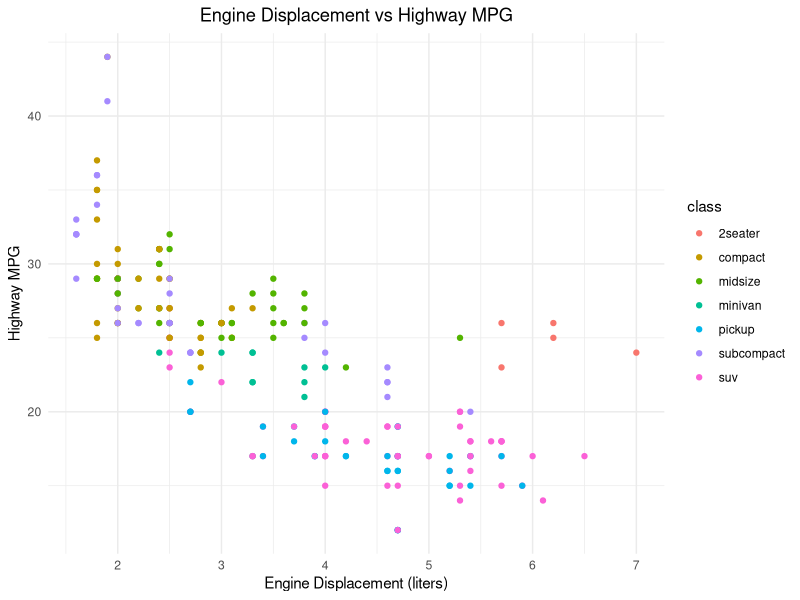

The R script that drew this image:
## ---- chunk 1
# Loading necessary package
library(ggplot2)

# Loading the dataset
data(mpg)

# Creating the scatter plot
p <- ggplot(mpg, aes(x = displ, y = hwy, color = class)) +
  geom_point() +
  labs(title = "Engine Displacement vs Highway MPG",
       x = "Engine Displacement (liters)",
       y = "Highway MPG") +
  theme_minimal() +
  theme(plot.title = element_text(hjust = 0.5))

#Displaying the plot
p
